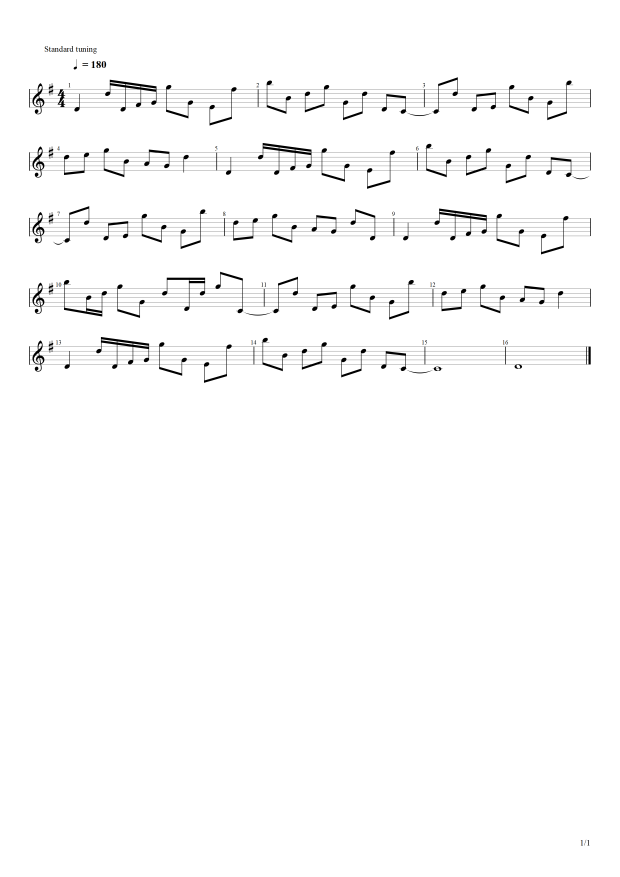
#> input picture Activity 9 - Playing Notes by Image Processing/anchors#1.png, 2480 x 3507 px (shown at 1/4 size)
$ jupyter execute --allow-errors 186-9.ipynb
#> lines starting #> are read from the running program, lines starting #| are printed output that depends on the picture; after the words box and inside, x2 and y2 are one past the last pixel; in counts of white or black regions, pixels touching at a corner belong together
[cell 1]
import os, sys, subprocess, time
import numpy as np
import matplotlib as mpl
import cv2 as cv
import winsound as ws
from midiutil import MIDIFile
from skimage import measure as meas, feature as feat
from matplotlib import pyplot as plt
from IPython import display as disp
from peakutils import peak
from tqdm import tnrange, tqdm_notebook as tqdm
from jupyterthemes import jtplot

[cell 2]
jtplot.reset()
# mpl.use('nbAgg')
plt.style.use("seaborn")
plt.rcParams["axes.axisbelow"] = True
plt.rcParams["text.usetex"] = True
plt.rcParams["font.family"] = "serif"
plt.rcParams["figure.figsize"] = (16/1.5, 9/1.5)
plt.rcParams["figure.dpi"] = 100
#> (the rest of this cell did not finish here and is left out)

[cell 3]
def otsu(image):
    image = (image/image.max() * 255).astype('uint8')
    hist = np.squeeze(cv.calcHist([image], [0], None, [256], [0, 255]))
#> hist = 256 values, max 94005 at index 0, min 0 at index 255, mean 954.6
    total = image.size
#> total = 8697360
    top = 256
    sumB = 0
    wB = 0
    maximum = 0.0
    sum1 = np.arange(top) @ hist
#> sum1 = 21871890
    for i in range(top):
        wF = total - wB
        if wB > 0 and wF > 0:
            mF = (sum1 - sumB) / wF
            val = wB * wF * ((sumB/wB) - mF)**2
            if val >= maximum:
                level = i
                maximum = val
        wB += hist[i]
        sumB += i * hist[i]
#> this loop made 256 passes
#> (wF, mF, val, wB, sumB) on passes 4 to 15: (8602594, 2.54, 5.22e+12, 95059, 1977), (8602301, 2.54, 5.2e+12, 95372, 3229), (8601988, 2.54, 5.16e+12, 95700, 4869), (8601660, 2.54, 5.11e+12, 96078, 7137), (8601282, 2.54, 5.03e+12, 96433, 9622), (8600927, 2.54, 4.95e+12, 96816, 12686), (8600544, 2.54, 4.84e+12, 97125, 15467), (8600235, 2.54, 4.74e+12, 97331, 17527), (8600029, 2.54, 4.67e+12, 97724, 21850), (8599636, 2.54, 4.51e+12, 97896, 23914), (8599464, 2.54, 4.44e+12, 98189, 27723), (8599171, 2.54, 4.3e+12, 98383, 30439)
#> (wF, mF, maximum, wB, sumB) on passes 2 to 3: (8603355, 2.54, 5.23e+12, 94429, 424), (8602931, 2.54, 5.23e+12, 94766, 1098)
#> after the loop, level = 255; maximum = 1.65e+16; sumB = 21871890; wB = 244369
    return level

def line_contrast(page_image):
    line_contr =[]
    for line in page_image: #determine range per line
        line_contr.append(max(line) - min(line))
    return line_contr

def find_rows(line_contr):
    """
    [1] van Gent, Paul. (2017). Deep learning music with Python. A techh blog about
        fun things with Python and embedded electronics. Retrieved from
        http://www.paulvangent.com/2017/12/07/deep-learning-music/.
    """
    detected_rows = []
    row_start = 0
    row_end = 0
    detect_state = 0 #0 if previous line was not part of a row
    cur_row = 0
    for contrast in line_contr:
        if contrast < 50 and detect_state == 0:
            row_start = cur_row
        elif contrast >= 50 and detect_state == 0:
            row_start = cur_row
            detect_state = 1
        elif contrast < 50 and detect_state == 1: #if end of row, evaluate AOI height
            row_end = cur_row
            rowheight = row_start - row_end
            if abs(rowheight) >= 150:
                detected_rows.append((row_start, row_end))
            detect_state = 0
        elif contrast >= 50 and detect_state == 1:
            pass
        else:
            print("unknown situation, help!, detection state: " + str(detect_state))
        cur_row += 1
    return detected_rows

[cell 4]
anc = cv.imread('anchors#1.png', 0)
anc = (anc < otsu(anc)).astype('uint8') * 255
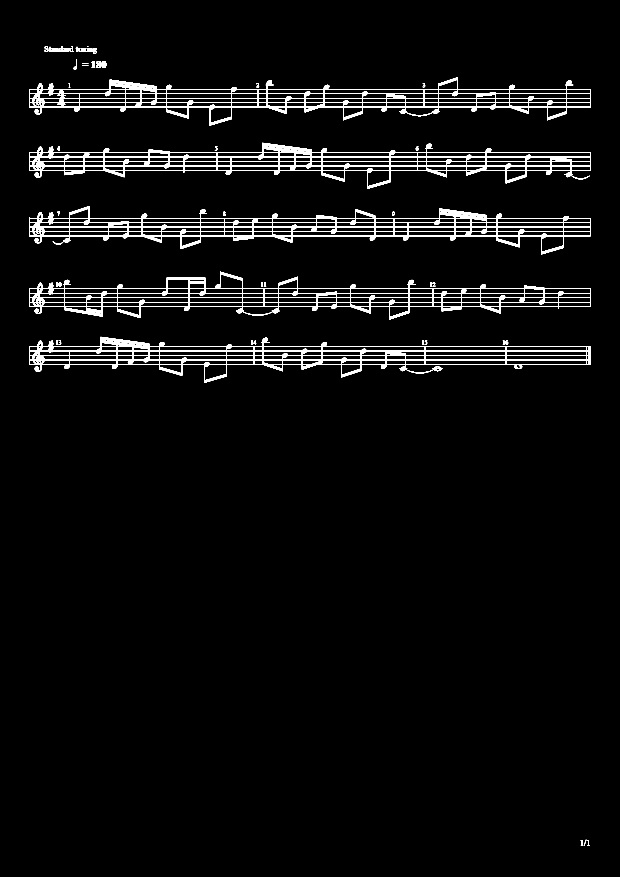
#> anc: shape (3507, 2480) (shown at 1/4 size); 2.8% white; 49 white regions (1 under 20 px), largest, box (x1, y1, x2, y2) and area: (116, 309, 2364, 503) 49802, (116, 824, 2364, 1018) 48886, (116, 571, 2364, 756) 47744
im_h, im_w = anc.shape
#> im_h = 3507; im_w = 2480
plt.imshow(anc, 'gray')
#> (this line was passed over: IPython is not available in this run)
plt.grid(0)
#> (this line was passed over: IPython is not available in this run)
plt.show()

[cell 5]
line_contr = line_contrast(anc)
#> after the loop in line_contrast, `for line in page_image:`: line_contr = 3507 values, max 255 at index 184, min 0 at index 0, mean 75.98
detected_rows = find_rows(line_contr)
#> after the loop in find_rows, `for contrast in line_contr:`: cur_row = 3507; detect_state = 0; detected_rows = [(309, 503), (571, 756), (824, 1018), (1087, 1279), (1347, 1532)]; row_end = 3382; rowheight = -23

[cell 6]
plt.imshow(anc, 'gray')
#> (this line was passed over: IPython is not available in this run)
plt.hlines(np.ravel(detected_rows), 0, anc.shape[1], 'r', lw=0.75)
#> (this line was passed over: IPython is not available in this run)
plt.grid(0)
#> (this line was passed over: IPython is not available in this run)
plt.show()

[cell 7]
staffs = [anc[i[0]:i[1]] for i in detected_rows]
#> staffs = 5 items

[cell 8]
rect = cv.getStructuringElement(cv.MORPH_RECT, (1, 3))
disk = cv.getStructuringElement(cv.MORPH_ELLIPSE, (13, 13))
no_lines = cv.morphologyEx(staffs[0], cv.MORPH_OPEN, rect)
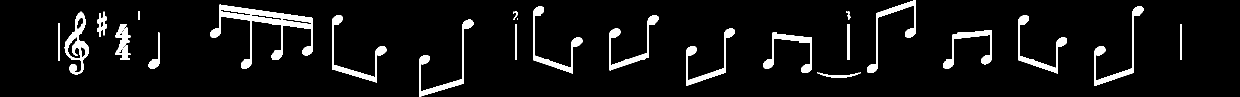
#> no_lines: shape (194, 2480) (shown at 1/2 size); 6.3% white; 30 white regions (7 under 20 px), largest, box (x1, y1, x2, y2) and area: (420, 9, 626, 138) 5665, (129, 23, 178, 149) 2208, (838, 39, 947, 194) 2023
A = cv.erode(no_lines, disk)
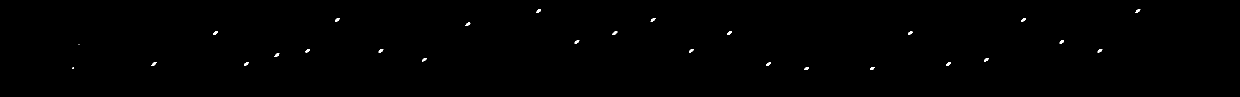
#> A: shape (194, 2480) (shown at 1/2 size); 0.22% white; 27 white regions (2 under 20 px), largest, box (x1, y1, x2, y2) and area: (303, 124, 313, 132) 46, (1892, 124, 1902, 132) 45, (670, 36, 679, 44) 44
plt.imshow(A, 'gray')
#> (this line was passed over: IPython is not available in this run)
plt.grid(0)
#> (this line was passed over: IPython is not available in this run)
cv.imwrite('anc_notebodies.png', A)
plt.show()

$ run again, with Activity 9 - Playing Notes by Image Processing/anc_truncated.png copied over Activity 9 - Playing Notes by Image Processing/anchors#1.png
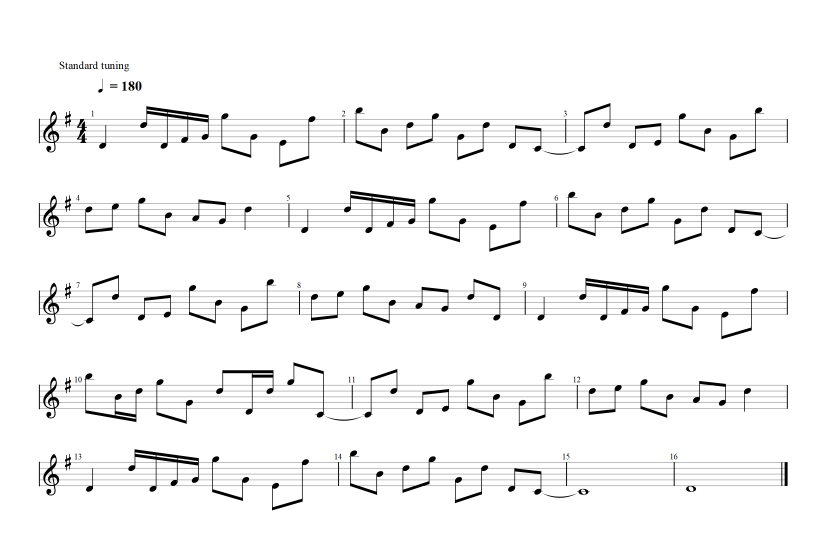
#> input picture Activity 9 - Playing Notes by Image Processing/anc_truncated.png, 2480 x 1644 px (shown at 1/3 size)
#> hist = 256 values, max 93945 at index 0, min 0 at index 255, mean 953.5
#> sum1 = 21877462
#> the loop in otsu, `for i in range(top):` made 256 passes
#> (wF, mF, val, wB, sumB) on passes 5 to 12: (3982121, 5.49, 1.13e+13, 95312, 3229), (3981808, 5.49, 1.13e+13, 95640, 4869), (3981480, 5.49, 1.13e+13, 95862, 6201), (3981258, 5.49, 1.12e+13, 96217, 8686), (3980903, 5.49, 1.12e+13, 96600, 11750), (3980520, 5.49, 1.11e+13, 96909, 14531), (3980211, 5.49, 1.1e+13, 97115, 16591), (3980005, 5.49, 1.09e+13, 97412, 19858)
#> after the loop in otsu, `for i in range(top):`: level = 255; maximum = 7.52e+15; sumB = 21877462; wB = 244098
#> `anc = (anc < otsu(anc)).astype('uint8') * 255`:
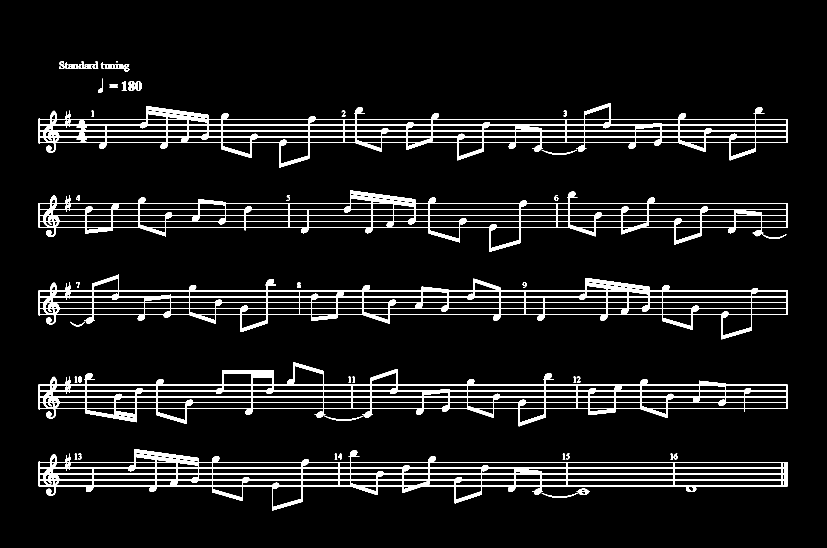
#> anc: shape (1644, 2480) (shown at 1/3 size); 6% white; 46 white regions (1 under 20 px), largest, box (x1, y1, x2, y2) and area: (116, 309, 2364, 503) 49802, (116, 824, 2364, 1018) 48886, (116, 571, 2364, 756) 47744
#> after the loop in line_contrast, `for line in page_image:`: line_contr = 1644 values, max 255 at index 184, min 0 at index 0, mean 158.5
#> after the loop in find_rows, `for contrast in line_contr:`: cur_row = 1644; detect_state = 0; detected_rows = [(309, 503), (571, 756), (824, 1018), (1087, 1279), (1347, 1532)]; row_end = 1532; rowheight = -185
#> staffs = 5 items
#> no_lines: shape (194, 2480); 6.3% white; 30 white regions (7 under 20 px), largest, box (x1, y1, x2, y2) and area: (420, 9, 626, 138) 5665, (129, 23, 178, 149) 2208, (838, 39, 947, 194) 2023
#> A: shape (194, 2480); 0.22% white; 27 white regions (2 under 20 px), largest, box (x1, y1, x2, y2) and area: (303, 124, 313, 132) 46, (1892, 124, 1902, 132) 45, (670, 36, 679, 44) 44
